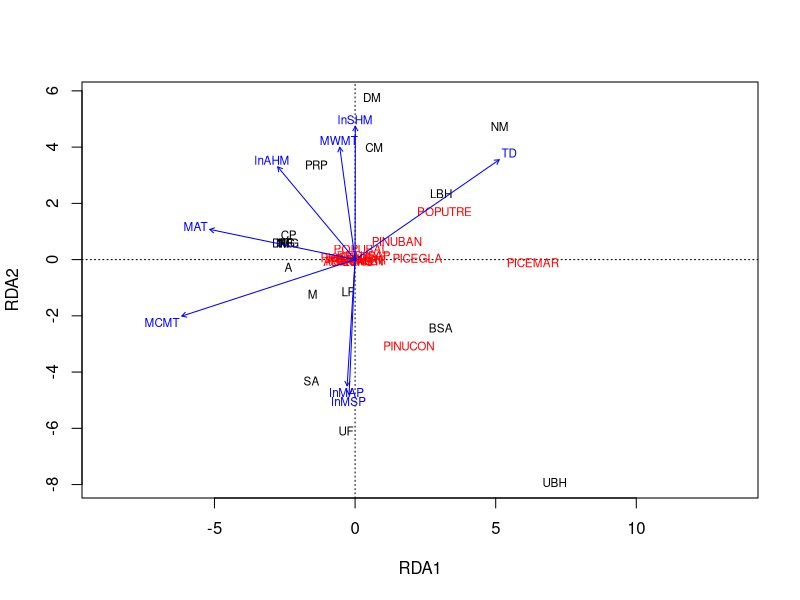
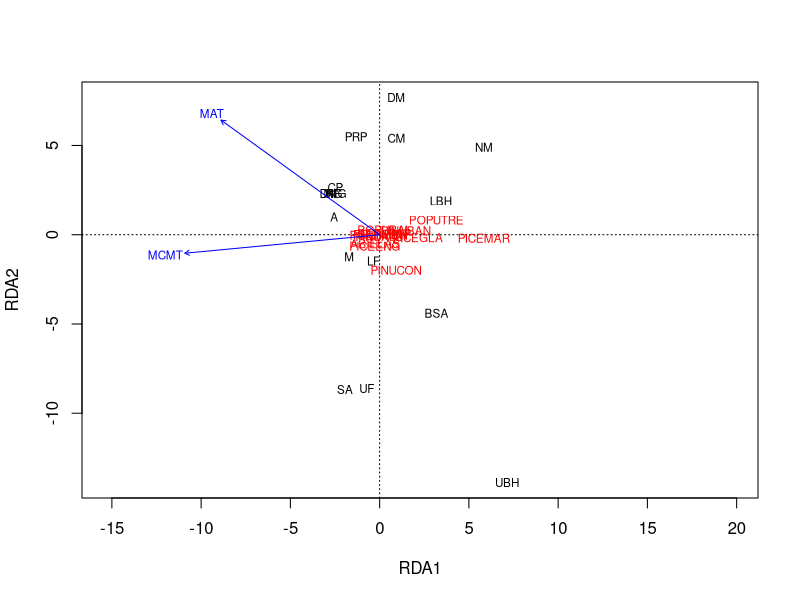
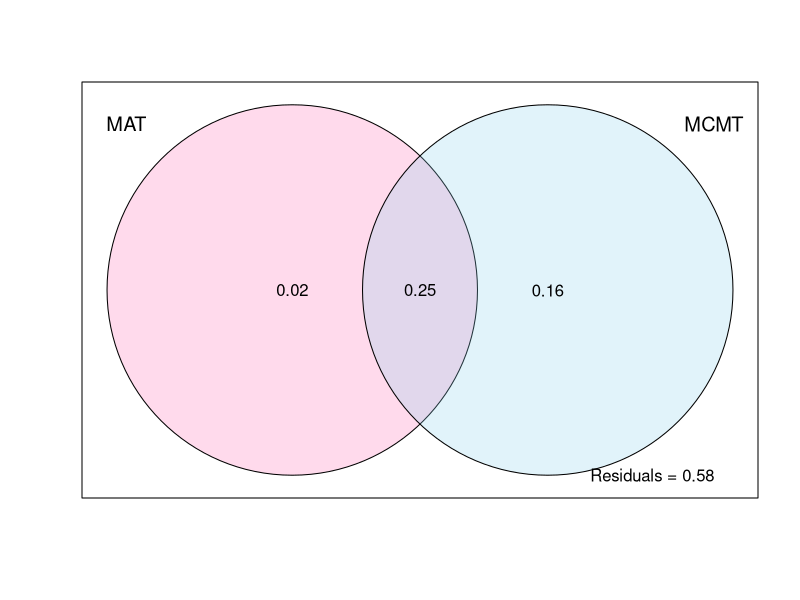
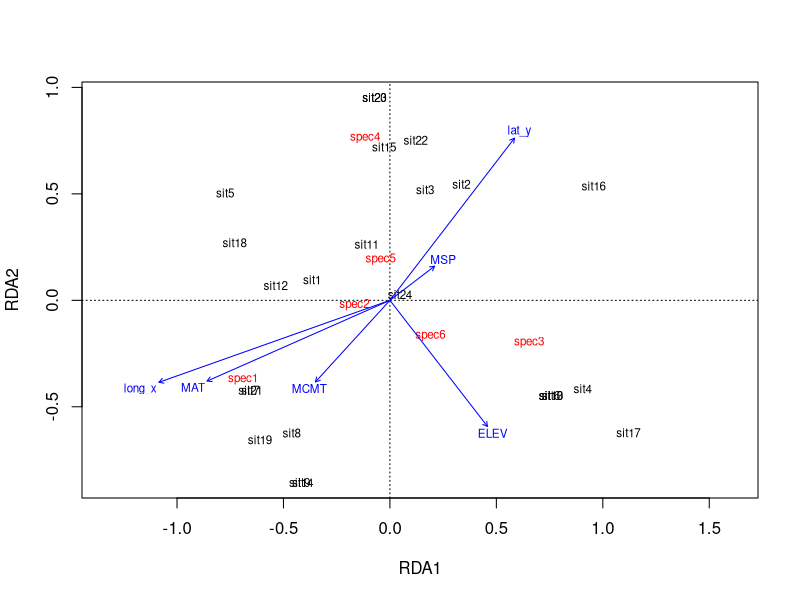
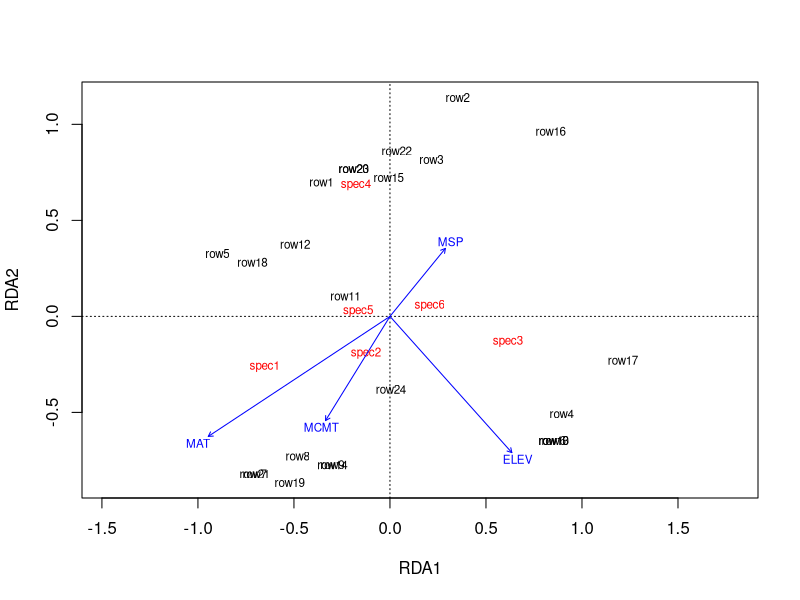
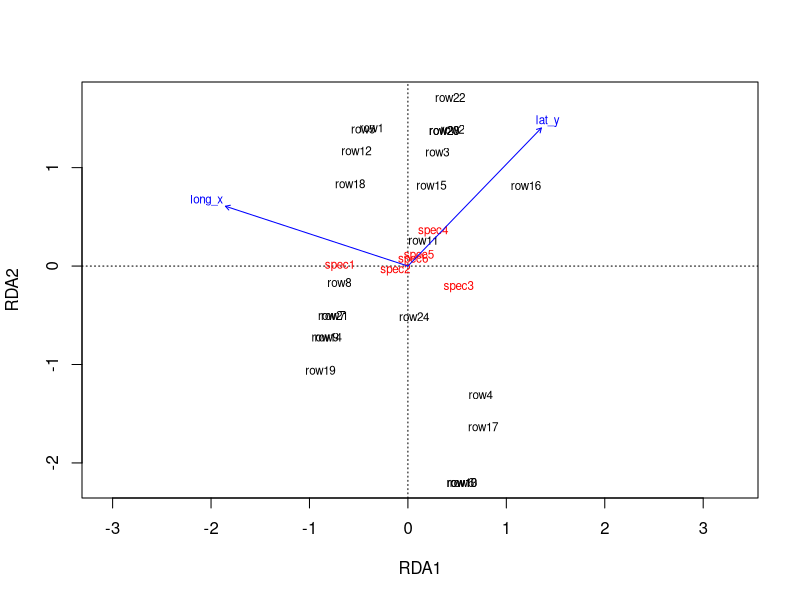
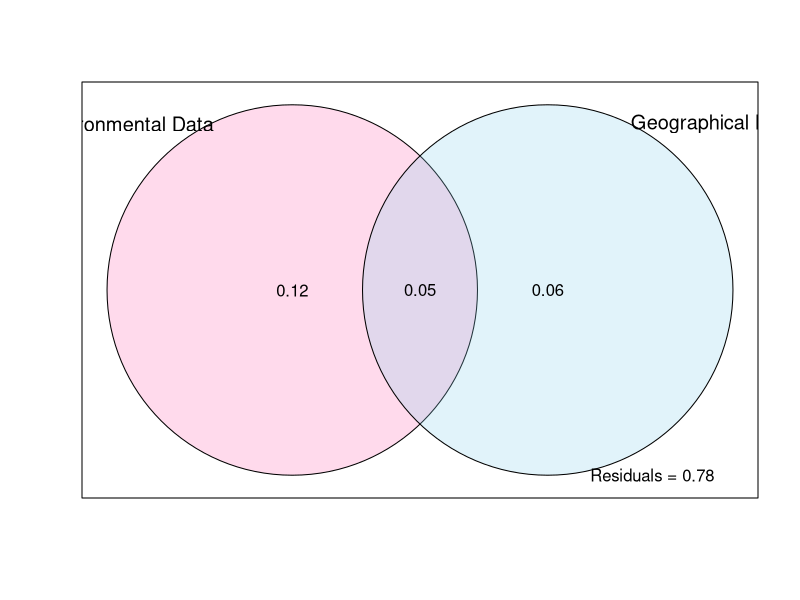

Generate these figures, in order, with R:
## ---- chunk 1
knitr::opts_chunk$set(echo = TRUE)
## ---- chunk 2
library(vegan)
library(tidyverse)
library(here)

temp <- read_csv(here::here("week_07/data/AB_Climate_Trees.csv")) %>% 
  column_to_rownames("ECOSYS")

species <- temp %>% 
  select(10:22)

environ <- temp %>% 
  select(2:9)

geogr <- temp %>% 
  select(1)
## ---- chunk 3
spec.rda <- rda(species ~ ., data = environ)
plot(spec.rda)
## ---- chunk 4
# 1. RDA of full model
rda.all <- rda(species ~ MAT + MCMT, data = environ)

# 2. RDA of partial models
rda.MAT <- rda(species ~ MAT, data = environ)
rda.MCMT <- rda(species ~ MCMT, data = environ)

# check to see if the plot looks similar to what it did up top - it does
plot(rda.all, choices = c(1,2), type = "text")
## ---- chunk 5
# full model
abc <- RsquareAdj(rda.all)$adj.r.squared

# RDA of partial models
ab <- RsquareAdj(rda.MAT)$adj.r.squared
bc <- RsquareAdj(rda.MCMT)$adj.r.squared

# individual fractions
b <- ab + bc - abc
a <- ab - b
c <- bc - b
## ---- chunk 6
out <- varpart(species, ~ MAT, ~ MCMT, data = environ)
out$part$fract
out$part$indfract

plot(out, bg = c("hotpink","skyblue"), Xnames = c("MAT", "MCMT"))
## ---- chunk 7
# load in and some cleaning
temp <- read_csv(here::here("week_07/data/SpeciesDat.csv"))
rownames(temp) <- paste(temp$BIOME, temp$plotNum)

species2 <- temp %>% 
  select(10:15)

environ2 <- temp %>% 
  select(4:6, 9)

geogr2 <- temp %>% 
  select(2:3)
## ---- chunk 8
rda.both <- rda(species2, temp[, c(2:6, 9)])
plot(rda.both, choices = c(1,2), type = "text")
## ---- chunk 9
rda.environ2 <- rda(species2 ~ ., data = environ2)
plot(rda.environ2, choices = c(1,2), type = "text")
## ---- chunk 10
rda.geogr2 <- rda(species2 ~ ., data = geogr2)
plot(rda.geogr2, choices = c(1,2), type = "text")
## ---- chunk 11
out2 <- varpart(species2, environ2, geogr2)
plot(out2, bg = c("hotpink", "skyblue"), Xnames = c("Environmental Data", "Geographical Data"))
## ---- chunk 12
out2

# abc
anova(rda.both)

# ab
anova(rda.environ2)

# bc
anova(rda.geogr2)

# a
anova(rda(species2 ~ environ2$MAT + environ2$MSP + environ2$ELEV + environ2$MCMT + 
            Condition(geogr2$lat_y + geogr2$long_x)))

# c
anova(rda(species2 ~ geogr2$lat_y + geogr2$long_x + 
            Condition(environ2$MAT + environ2$MSP + environ2$ELEV + environ2$MCMT)))
